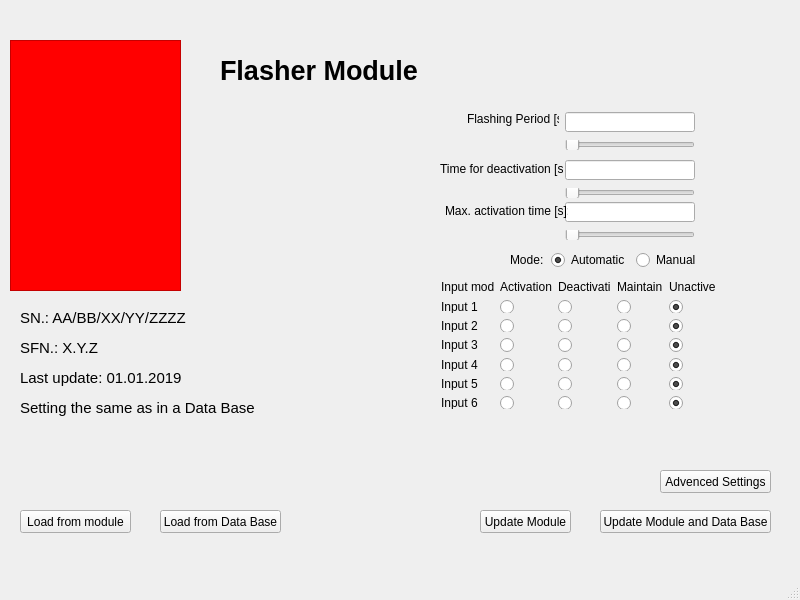
<?xml version="1.0" encoding="UTF-8"?>
<ui version="4.0">
 <class>ModuleFlasherWindow</class>
 <widget class="QMainWindow" name="ModuleFlasherWindow">
  <property name="geometry">
   <rect>
    <x>0</x>
    <y>0</y>
    <width>800</width>
    <height>600</height>
   </rect>
  </property>
  <property name="windowTitle">
   <string>Flasher Module Configuration</string>
  </property>
  <widget class="QWidget" name="centralwidget">
   <widget class="QPushButton" name="pushButton_AdvencedSettings">
    <property name="geometry">
     <rect>
      <x>660</x>
      <y>470</y>
      <width>111</width>
      <height>23</height>
     </rect>
    </property>
    <property name="text">
     <string>Advenced Settings</string>
    </property>
   </widget>
   <widget class="QPushButton" name="pushButton_updateModuleDataBase">
    <property name="geometry">
     <rect>
      <x>600</x>
      <y>510</y>
      <width>171</width>
      <height>23</height>
     </rect>
    </property>
    <property name="text">
     <string>Update Module and Data Base</string>
    </property>
   </widget>
   <widget class="QPushButton" name="pushButton_updateModule">
    <property name="geometry">
     <rect>
      <x>480</x>
      <y>510</y>
      <width>91</width>
      <height>23</height>
     </rect>
    </property>
    <property name="text">
     <string>Update Module</string>
    </property>
   </widget>
   <widget class="QLabel" name="label_flasherModuleHeader">
    <property name="geometry">
     <rect>
      <x>220</x>
      <y>40</y>
      <width>210</width>
      <height>61</height>
     </rect>
    </property>
    <property name="font">
     <font>
      <pointsize>20</pointsize>
      <weight>75</weight>
      <bold>true</bold>
     </font>
    </property>
    <property name="text">
     <string>Flasher Module</string>
    </property>
   </widget>
   <widget class="QFrame" name="frameImage">
    <property name="geometry">
     <rect>
      <x>10</x>
      <y>40</y>
      <width>171</width>
      <height>251</height>
     </rect>
    </property>
    <property name="autoFillBackground">
     <bool>false</bool>
    </property>
    <property name="styleSheet">
     <string notr="true">background-color: rgb(255, 0, 0);</string>
    </property>
    <property name="frameShape">
     <enum>QFrame::StyledPanel</enum>
    </property>
    <property name="frameShadow">
     <enum>QFrame::Raised</enum>
    </property>
   </widget>
   <widget class="QLabel" name="label_SN">
    <property name="geometry">
     <rect>
      <x>20</x>
      <y>310</y>
      <width>171</width>
      <height>16</height>
     </rect>
    </property>
    <property name="font">
     <font>
      <pointsize>11</pointsize>
     </font>
    </property>
    <property name="text">
     <string>SN.: AA/BB/XX/YY/ZZZZ</string>
    </property>
   </widget>
   <widget class="QLabel" name="label_SFN">
    <property name="geometry">
     <rect>
      <x>20</x>
      <y>340</y>
      <width>171</width>
      <height>16</height>
     </rect>
    </property>
    <property name="font">
     <font>
      <pointsize>11</pointsize>
     </font>
    </property>
    <property name="text">
     <string>SFN.: X.Y.Z</string>
    </property>
   </widget>
   <widget class="QLabel" name="label_lastUpdate">
    <property name="geometry">
     <rect>
      <x>20</x>
      <y>370</y>
      <width>171</width>
      <height>16</height>
     </rect>
    </property>
    <property name="font">
     <font>
      <pointsize>11</pointsize>
     </font>
    </property>
    <property name="text">
     <string>Last update: 01.01.2019</string>
    </property>
   </widget>
   <widget class="QLabel" name="label_settingMatch">
    <property name="geometry">
     <rect>
      <x>20</x>
      <y>400</y>
      <width>251</width>
      <height>16</height>
     </rect>
    </property>
    <property name="font">
     <font>
      <pointsize>11</pointsize>
     </font>
    </property>
    <property name="text">
     <string>Setting the same as in a Data Base</string>
    </property>
   </widget>
   <widget class="QLineEdit" name="lineEdit_flashPeriod">
    <property name="geometry">
     <rect>
      <x>565</x>
      <y>112</y>
      <width>130</width>
      <height>20</height>
     </rect>
    </property>
   </widget>
   <widget class="QLabel" name="label_flashingPeriod">
    <property name="geometry">
     <rect>
      <x>467</x>
      <y>111</y>
      <width>92</width>
      <height>16</height>
     </rect>
    </property>
    <property name="text">
     <string>Flashing Period [s]:</string>
    </property>
   </widget>
   <widget class="QSlider" name="horizontalSlider_flashingPeriod">
    <property name="geometry">
     <rect>
      <x>565</x>
      <y>140</y>
      <width>130</width>
      <height>10</height>
     </rect>
    </property>
    <property name="orientation">
     <enum>Qt::Horizontal</enum>
    </property>
   </widget>
   <widget class="QSlider" name="horizontalSlider_timeDeactivation">
    <property name="geometry">
     <rect>
      <x>565</x>
      <y>188</y>
      <width>130</width>
      <height>10</height>
     </rect>
    </property>
    <property name="maximum">
     <number>120</number>
    </property>
    <property name="orientation">
     <enum>Qt::Horizontal</enum>
    </property>
   </widget>
   <widget class="QLabel" name="label_timeDeactivation">
    <property name="geometry">
     <rect>
      <x>440</x>
      <y>159</y>
      <width>123</width>
      <height>20</height>
     </rect>
    </property>
    <property name="text">
     <string>Time for deactivation [s]:</string>
    </property>
   </widget>
   <widget class="QLineEdit" name="lineEdit_timeDeactivation">
    <property name="geometry">
     <rect>
      <x>565</x>
      <y>160</y>
      <width>130</width>
      <height>20</height>
     </rect>
    </property>
   </widget>
   <widget class="QLineEdit" name="lineEdit_maxTime">
    <property name="geometry">
     <rect>
      <x>565</x>
      <y>202</y>
      <width>130</width>
      <height>20</height>
     </rect>
    </property>
   </widget>
   <widget class="QLabel" name="label_maxTime">
    <property name="geometry">
     <rect>
      <x>445</x>
      <y>201</y>
      <width>123</width>
      <height>20</height>
     </rect>
    </property>
    <property name="text">
     <string>Max. activation time [s]:</string>
    </property>
   </widget>
   <widget class="QSlider" name="horizontalSlider_maxTime">
    <property name="geometry">
     <rect>
      <x>565</x>
      <y>230</y>
      <width>130</width>
      <height>10</height>
     </rect>
    </property>
    <property name="minimum">
     <number>100</number>
    </property>
    <property name="maximum">
     <number>3600</number>
    </property>
    <property name="orientation">
     <enum>Qt::Horizontal</enum>
    </property>
   </widget>
   <widget class="QPushButton" name="pushButton_loadModule">
    <property name="geometry">
     <rect>
      <x>20</x>
      <y>510</y>
      <width>111</width>
      <height>23</height>
     </rect>
    </property>
    <property name="text">
     <string>Load from module</string>
    </property>
   </widget>
   <widget class="QPushButton" name="pushButton_loadDatabase">
    <property name="geometry">
     <rect>
      <x>160</x>
      <y>510</y>
      <width>121</width>
      <height>23</height>
     </rect>
    </property>
    <property name="text">
     <string>Load from Data Base</string>
    </property>
   </widget>
   <widget class="QWidget" name="">
    <property name="geometry">
     <rect>
      <x>510</x>
      <y>250</y>
      <width>191</width>
      <height>20</height>
     </rect>
    </property>
    <layout class="QHBoxLayout" name="horizontalLayout">
     <item>
      <widget class="QLabel" name="label_mode">
       <property name="text">
        <string>Mode:</string>
       </property>
      </widget>
     </item>
     <item>
      <widget class="QRadioButton" name="radioButton_automatic">
       <property name="text">
        <string>Automatic</string>
       </property>
       <property name="checked">
        <bool>true</bool>
       </property>
       <attribute name="buttonGroup">
        <string notr="true">buttonGroup_mode</string>
       </attribute>
      </widget>
     </item>
     <item>
      <widget class="QRadioButton" name="radioButton_manual">
       <property name="text">
        <string>Manual</string>
       </property>
       <attribute name="buttonGroup">
        <string notr="true">buttonGroup_mode</string>
       </attribute>
      </widget>
     </item>
    </layout>
   </widget>
   <widget class="QWidget" name="">
    <property name="geometry">
     <rect>
      <x>441</x>
      <y>280</y>
      <width>275</width>
      <height>129</height>
     </rect>
    </property>
    <layout class="QGridLayout" name="gridLayout">
     <item row="0" column="0">
      <widget class="QLabel" name="label_InputMode">
       <property name="text">
        <string>Input mode:</string>
       </property>
      </widget>
     </item>
     <item row="0" column="1">
      <widget class="QLabel" name="label_activation">
       <property name="text">
        <string>Activation</string>
       </property>
      </widget>
     </item>
     <item row="0" column="2">
      <widget class="QLabel" name="label_deactivation">
       <property name="text">
        <string>Deactivation</string>
       </property>
      </widget>
     </item>
     <item row="0" column="3">
      <widget class="QLabel" name="label_maintain">
       <property name="text">
        <string>Maintain</string>
       </property>
      </widget>
     </item>
     <item row="0" column="4">
      <widget class="QLabel" name="label_unactive">
       <property name="text">
        <string>Unactive</string>
       </property>
      </widget>
     </item>
     <item row="1" column="0">
      <widget class="QLabel" name="label_i1">
       <property name="text">
        <string>Input 1</string>
       </property>
      </widget>
     </item>
     <item row="1" column="1">
      <widget class="QRadioButton" name="radioButton_i1a">
       <property name="enabled">
        <bool>true</bool>
       </property>
       <property name="text">
        <string/>
       </property>
       <property name="checkable">
        <bool>true</bool>
       </property>
       <attribute name="buttonGroup">
        <string notr="true">buttonGroup_i1</string>
       </attribute>
      </widget>
     </item>
     <item row="1" column="2">
      <widget class="QRadioButton" name="radioButton_i1d">
       <property name="enabled">
        <bool>true</bool>
       </property>
       <property name="text">
        <string/>
       </property>
       <property name="checkable">
        <bool>true</bool>
       </property>
       <attribute name="buttonGroup">
        <string notr="true">buttonGroup_i1</string>
       </attribute>
      </widget>
     </item>
     <item row="1" column="3">
      <widget class="QRadioButton" name="radioButton_i1m">
       <property name="enabled">
        <bool>true</bool>
       </property>
       <property name="text">
        <string/>
       </property>
       <property name="checkable">
        <bool>true</bool>
       </property>
       <attribute name="buttonGroup">
        <string notr="true">buttonGroup_i1</string>
       </attribute>
      </widget>
     </item>
     <item row="1" column="4">
      <widget class="QRadioButton" name="radioButton_i1n">
       <property name="text">
        <string/>
       </property>
       <property name="checked">
        <bool>true</bool>
       </property>
       <attribute name="buttonGroup">
        <string notr="true">buttonGroup_i1</string>
       </attribute>
      </widget>
     </item>
     <item row="2" column="0">
      <widget class="QLabel" name="label_i2">
       <property name="text">
        <string>Input 2</string>
       </property>
      </widget>
     </item>
     <item row="2" column="1">
      <widget class="QRadioButton" name="radioButton_i2a">
       <property name="enabled">
        <bool>true</bool>
       </property>
       <property name="text">
        <string/>
       </property>
       <property name="checkable">
        <bool>true</bool>
       </property>
       <attribute name="buttonGroup">
        <string notr="true">buttonGroup_i2</string>
       </attribute>
      </widget>
     </item>
     <item row="2" column="2">
      <widget class="QRadioButton" name="radioButton_i2d">
       <property name="enabled">
        <bool>true</bool>
       </property>
       <property name="text">
        <string/>
       </property>
       <property name="checkable">
        <bool>true</bool>
       </property>
       <attribute name="buttonGroup">
        <string notr="true">buttonGroup_i2</string>
       </attribute>
      </widget>
     </item>
     <item row="2" column="3">
      <widget class="QRadioButton" name="radioButton_i2m">
       <property name="enabled">
        <bool>true</bool>
       </property>
       <property name="text">
        <string/>
       </property>
       <property name="checkable">
        <bool>true</bool>
       </property>
       <attribute name="buttonGroup">
        <string notr="true">buttonGroup_i2</string>
       </attribute>
      </widget>
     </item>
     <item row="2" column="4">
      <widget class="QRadioButton" name="radioButton_i2n">
       <property name="text">
        <string/>
       </property>
       <property name="checked">
        <bool>true</bool>
       </property>
       <attribute name="buttonGroup">
        <string notr="true">buttonGroup_i2</string>
       </attribute>
      </widget>
     </item>
     <item row="3" column="0">
      <widget class="QLabel" name="label_i3">
       <property name="text">
        <string>Input 3</string>
       </property>
      </widget>
     </item>
     <item row="3" column="1">
      <widget class="QRadioButton" name="radioButton_i3a">
       <property name="enabled">
        <bool>true</bool>
       </property>
       <property name="text">
        <string/>
       </property>
       <property name="checkable">
        <bool>true</bool>
       </property>
       <attribute name="buttonGroup">
        <string notr="true">buttonGroup_i3</string>
       </attribute>
      </widget>
     </item>
     <item row="3" column="2">
      <widget class="QRadioButton" name="radioButton_i3d">
       <property name="enabled">
        <bool>true</bool>
       </property>
       <property name="text">
        <string/>
       </property>
       <property name="checkable">
        <bool>true</bool>
       </property>
       <attribute name="buttonGroup">
        <string notr="true">buttonGroup_i3</string>
       </attribute>
      </widget>
     </item>
     <item row="3" column="3">
      <widget class="QRadioButton" name="radioButton_i3m">
       <property name="enabled">
        <bool>true</bool>
       </property>
       <property name="text">
        <string/>
       </property>
       <property name="checkable">
        <bool>true</bool>
       </property>
       <attribute name="buttonGroup">
        <string notr="true">buttonGroup_i3</string>
       </attribute>
      </widget>
     </item>
     <item row="3" column="4">
      <widget class="QRadioButton" name="radioButton_i3n">
       <property name="text">
        <string/>
       </property>
       <property name="checked">
        <bool>true</bool>
       </property>
       <attribute name="buttonGroup">
        <string notr="true">buttonGroup_i3</string>
       </attribute>
      </widget>
     </item>
     <item row="4" column="0">
      <widget class="QLabel" name="label_i4">
       <property name="text">
        <string>Input 4</string>
       </property>
      </widget>
     </item>
     <item row="4" column="1">
      <widget class="QRadioButton" name="radioButton_i4a">
       <property name="enabled">
        <bool>true</bool>
       </property>
       <property name="text">
        <string/>
       </property>
       <property name="checkable">
        <bool>true</bool>
       </property>
       <attribute name="buttonGroup">
        <string notr="true">buttonGroup_i4</string>
       </attribute>
      </widget>
     </item>
     <item row="4" column="2">
      <widget class="QRadioButton" name="radioButton_i4d">
       <property name="enabled">
        <bool>true</bool>
       </property>
       <property name="text">
        <string/>
       </property>
       <property name="checkable">
        <bool>true</bool>
       </property>
       <attribute name="buttonGroup">
        <string notr="true">buttonGroup_i4</string>
       </attribute>
      </widget>
     </item>
     <item row="4" column="3">
      <widget class="QRadioButton" name="radioButton_i4m">
       <property name="enabled">
        <bool>true</bool>
       </property>
       <property name="text">
        <string/>
       </property>
       <property name="checkable">
        <bool>true</bool>
       </property>
       <attribute name="buttonGroup">
        <string notr="true">buttonGroup_i4</string>
       </attribute>
      </widget>
     </item>
     <item row="4" column="4">
      <widget class="QRadioButton" name="radioButton_i4n">
       <property name="text">
        <string/>
       </property>
       <property name="checked">
        <bool>true</bool>
       </property>
       <attribute name="buttonGroup">
        <string notr="true">buttonGroup_i4</string>
       </attribute>
      </widget>
     </item>
     <item row="5" column="0">
      <widget class="QLabel" name="label_i5">
       <property name="text">
        <string>Input 5</string>
       </property>
      </widget>
     </item>
     <item row="5" column="1">
      <widget class="QRadioButton" name="radioButton_i5a">
       <property name="enabled">
        <bool>true</bool>
       </property>
       <property name="text">
        <string/>
       </property>
       <property name="checkable">
        <bool>true</bool>
       </property>
       <attribute name="buttonGroup">
        <string notr="true">buttonGroup_i5</string>
       </attribute>
      </widget>
     </item>
     <item row="5" column="2">
      <widget class="QRadioButton" name="radioButton_i5d">
       <property name="enabled">
        <bool>true</bool>
       </property>
       <property name="text">
        <string/>
       </property>
       <property name="checkable">
        <bool>true</bool>
       </property>
       <attribute name="buttonGroup">
        <string notr="true">buttonGroup_i5</string>
       </attribute>
      </widget>
     </item>
     <item row="5" column="3">
      <widget class="QRadioButton" name="radioButton_i5m">
       <property name="enabled">
        <bool>true</bool>
       </property>
       <property name="text">
        <string/>
       </property>
       <property name="checkable">
        <bool>true</bool>
       </property>
       <attribute name="buttonGroup">
        <string notr="true">buttonGroup_i5</string>
       </attribute>
      </widget>
     </item>
     <item row="5" column="4">
      <widget class="QRadioButton" name="radioButton_i5n">
       <property name="text">
        <string/>
       </property>
       <property name="checked">
        <bool>true</bool>
       </property>
       <attribute name="buttonGroup">
        <string notr="true">buttonGroup_i5</string>
       </attribute>
      </widget>
     </item>
     <item row="6" column="0">
      <widget class="QLabel" name="label_i6">
       <property name="text">
        <string>Input 6</string>
       </property>
      </widget>
     </item>
     <item row="6" column="1">
      <widget class="QRadioButton" name="radioButton_i6a">
       <property name="enabled">
        <bool>true</bool>
       </property>
       <property name="text">
        <string/>
       </property>
       <property name="checkable">
        <bool>true</bool>
       </property>
       <attribute name="buttonGroup">
        <string notr="true">buttonGroup_i6</string>
       </attribute>
      </widget>
     </item>
     <item row="6" column="2">
      <widget class="QRadioButton" name="radioButton_i6d">
       <property name="enabled">
        <bool>true</bool>
       </property>
       <property name="text">
        <string/>
       </property>
       <property name="checkable">
        <bool>true</bool>
       </property>
       <attribute name="buttonGroup">
        <string notr="true">buttonGroup_i6</string>
       </attribute>
      </widget>
     </item>
     <item row="6" column="3">
      <widget class="QRadioButton" name="radioButton_i6m">
       <property name="enabled">
        <bool>true</bool>
       </property>
       <property name="text">
        <string/>
       </property>
       <property name="checkable">
        <bool>true</bool>
       </property>
       <attribute name="buttonGroup">
        <string notr="true">buttonGroup_i6</string>
       </attribute>
      </widget>
     </item>
     <item row="6" column="4">
      <widget class="QRadioButton" name="radioButton_i6n">
       <property name="text">
        <string/>
       </property>
       <property name="checked">
        <bool>true</bool>
       </property>
       <attribute name="buttonGroup">
        <string notr="true">buttonGroup_i6</string>
       </attribute>
      </widget>
     </item>
    </layout>
   </widget>
  </widget>
  <widget class="QMenuBar" name="menubar">
   <property name="geometry">
    <rect>
     <x>0</x>
     <y>0</y>
     <width>800</width>
     <height>21</height>
    </rect>
   </property>
  </widget>
  <widget class="QStatusBar" name="statusbar"/>
 </widget>
 <resources/>
 <connections/>
 <buttongroups>
  <buttongroup name="buttonGroup_mode"/>
  <buttongroup name="buttonGroup_i1"/>
  <buttongroup name="buttonGroup_i2"/>
  <buttongroup name="buttonGroup_i3"/>
  <buttongroup name="buttonGroup_i4"/>
  <buttongroup name="buttonGroup_i5"/>
  <buttongroup name="buttonGroup_i6">
   <property name="exclusive">
    <bool>true</bool>
   </property>
  </buttongroup>
 </buttongroups>
</ui>
